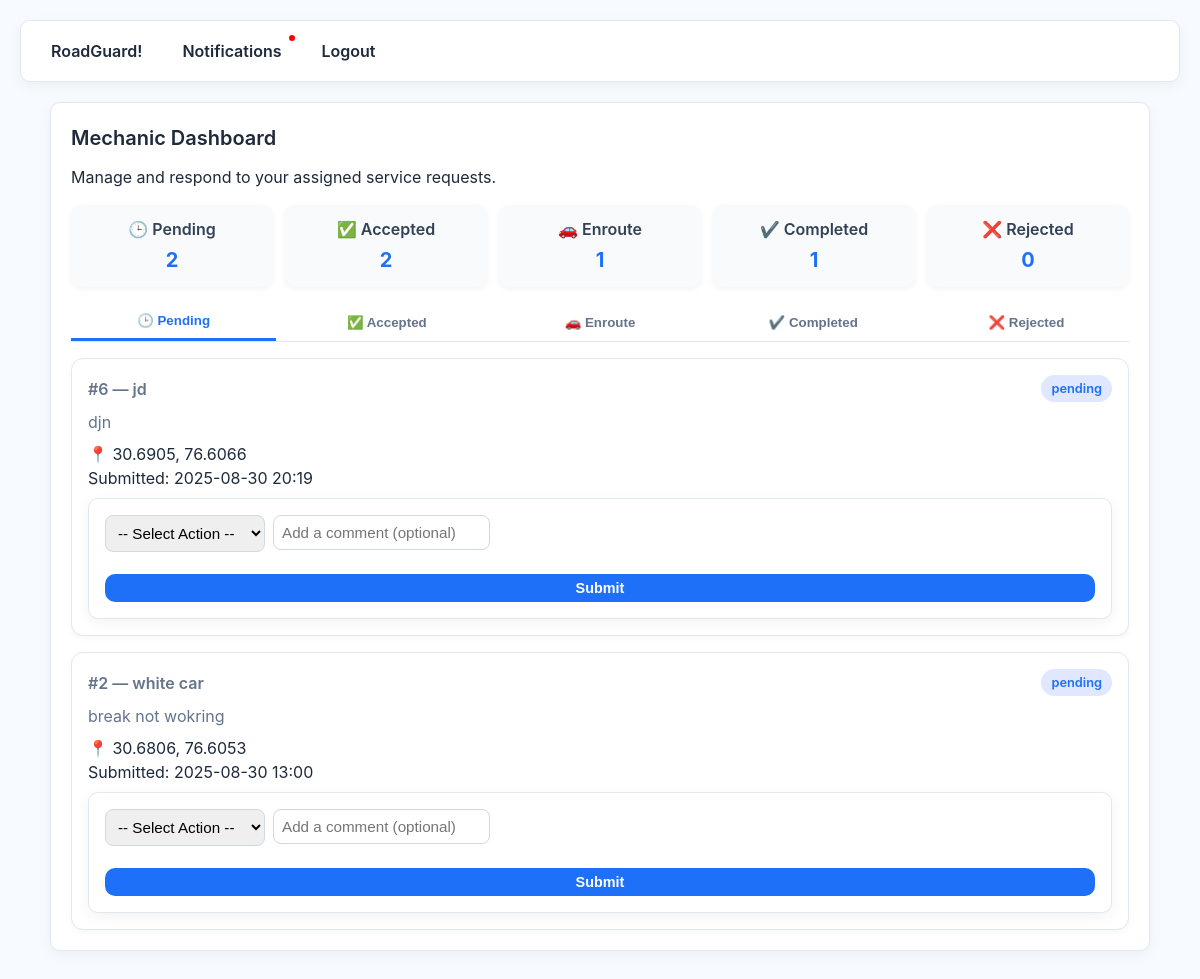
The page /mechanic/dashboard (signed in) on the database its author committed.
### app.py (models this page shows)
class ServiceRequest(db.Model):
    id = db.Column(db.Integer, primary_key=True)
    user_id = db.Column(db.Integer, db.ForeignKey('user.id'))
    title = db.Column(db.String(200))
    description = db.Column(db.Text)
    lat = db.Column(db.Float)
    lng = db.Column(db.Float)
    status = db.Column(db.String(50), default='submitted')
    created_at = db.Column(db.DateTime, default=datetime.utcnow)
    assigned_mechanic_id = db.Column(db.Integer, db.ForeignKey('user.id'), nullable=True)
    mechanic_response = db.Column(db.Text, nullable=True)
    user = db.relationship("User", foreign_keys=[user_id], backref="requests_made")
    mechanic = db.relationship("User", foreign_keys=[assigned_mechanic_id], backref="requests_taken")

### app.py (the view)
@app.route('/mechanic/dashboard')
@login_required
def mechanic_dashboard():
    if current_user.role != Role.MECHANIC.value:
        flash("Unauthorized",'danger')
        return redirect(url_for('index'))
    assigned = ServiceRequest.query.filter_by(assigned_mechanic_id=current_user.id).order_by(ServiceRequest.created_at.desc()).all()
    return render_template('mechanic_dashboard.html', assigned=assigned)

### app.py (called while the page is built)
@login_manager.user_loader
def load_user(user_id):
    return User.query.get(int(user_id))

### templates/mechanic_dashboard.html (shortened to what this page needs)
{% extends 'layout.html' %}
{% block content %}
<div class="card fade-in">
  <h2>Mechanic Dashboard</h2>
  <p class="small-muted">Manage and respond to your assigned service requests.</p>
  <div class="status-counters mt-16">
    <div class="counter-box pending">🕒 Pending <span>{{ assigned|selectattr("status","equalto","pending")|list|length }}</span></div>
    <div class="counter-box accepted">✅ Accepted <span>{{ assigned|selectattr("status","equalto","accepted")|list|length }}</span></div>
    <div class="counter-box enroute">🚗 Enroute <span>{{ assigned|selectattr("status","equalto","enroute")|list|length }}</span></div>
    <div class="counter-box completed">✔️ Completed <span>{{ assigned|selectattr("status","equalto","completed")|list|length }}</span></div>
    <div class="counter-box rejected">❌ Rejected <span>{{ assigned|selectattr("status","equalto","rejected")|list|length }}</span></div>
  </div>
  <div class="tabs mt-16">
    <button class="tab-btn active" onclick="openTab(event, 'pending')">🕒 Pending</button>
    <button class="tab-btn" onclick="openTab(event, 'accepted')">✅ Accepted</button>
    <button class="tab-btn" onclick="openTab(event, 'enroute')">🚗 Enroute</button>
    <button class="tab-btn" onclick="openTab(event, 'completed')">✔️ Completed</button>
    <button class="tab-btn" onclick="openTab(event, 'rejected')">❌ Rejected</button>
  </div>
  {% for status in ['pending','accepted','enroute','completed','rejected'] %}
  <div id="{{ status }}" class="tab-content mt-16 {% if status == 'pending' %}active{% else %}hidden{% endif %}">
    {% set tasks = assigned|selectattr("status","equalto",status)|list %}
    {% if tasks %}
      <div class="task-list">
        {% for a in tasks %}
        <div class="task-card">
          <div class="task-header">
            <h3>#{{ a.id }} — {{ a.title }}</h3>
            <span class="badge {{ a.status|lower }}">{{ a.status }}</span>
          </div>
          <p class="desc">{{ a.description or "No description provided." }}</p>
          <p class="small-muted">
            📍 {{ "%.4f"|format(a.lat) }}, {{ "%.4f"|format(a.lng) }} <br>
            Submitted: {{ a.created_at.strftime('%Y-%m-%d %H:%M') }}
          </p>
          {% if status not in ['completed','rejected'] %}
          <form method="post" action="{{ url_for('mechanic_respond', req_id=a.id) }}" class="respond-form mt-12">
            <div class="form-row">
              <select name="action" required>
                <option value="">-- Select Action --</option>
              </select>
            </div>
            <div class="form-row">
              <input name="comment" placeholder="Add a comment (optional)">
            </div>
            <button type="submit" class="btn small">Submit</button>
          </form>
          {% endif %}
        </div>
        {% endfor %}
      </div>
    {% else %}
      <div class="empty">No {{ status }} tasks.</div>
    {% endif %}
  </div>
  {% endfor %}
</div>
{% endblock %}

### static/style.css (style rules this page uses)
:root { --bg: #f7faff; --card: #ffffff; --border: #e2e8f0; --text: #1e293b; --muted: #64748b; --blue: #1d70f7; --blue-hover: #155fd1; --radius: 10px; --shadow: 0 4px 14px rgba(0,0,0,0.05); --max-width: 1100px; font-size: 16px; }
* { box-sizing: border-box; margin: 0; padding: 0; }
body { font-family: 'Inter', sans-serif; background: var(--bg); color: var(--text); line-height: 1.5; padding: 20px; }
.card { background: var(--card); border: 1px solid var(--border); border-radius: var(--radius); padding: 20px; box-shadow: var(--shadow); margin-bottom: 20px; }
h1,h2,h3 { margin-bottom: 12px; font-weight: 600; }
h2 { font-size: 1.25rem; color: var(--text); }
h3 { font-size: 1rem; color: var(--muted); }
.btn { background: var(--blue); color: #fff; padding: 10px 14px; border: none; border-radius: var(--radius); cursor: pointer; font-weight: 600; transition: background 0.2s; }
.btn.small { padding: 6px 10px; font-size: 0.9rem; }
form { background: #fff; padding: 16px; border: 1px solid var(--border); border-radius: var(--radius); box-shadow: var(--shadow); }
input, select, textarea { width: 100%; padding: 10px; border: 1px solid var(--border); border-radius: var(--radius); font-size: 0.95rem; margin-bottom: 14px; transition: border-color 0.2s, box-shadow 0.2s; }
form button[type="submit"] { width: 100%; }
.badge { padding: 4px 10px; border-radius: 999px; font-size: 0.8rem; font-weight: 600; background: #e0e7ff; color: var(--blue); }
.mt-16 { margin-top: 16px; }

### templates/mechanic_dashboard.html (style rules this page uses)
.status-counters { display: flex; flex-wrap: wrap; gap: 12px; }
.counter-box { flex: 1; padding: 12px; border-radius: 10px; background: #f8fafc; text-align: center; font-weight: 600; color: #334155; box-shadow: 0 2px 6px rgba(0,0,0,0.05); }
.counter-box span { display: block; font-size: 20px; margin-top: 4px; font-weight: 700; color: #1d70f7; }
.tabs { display: flex; gap: 8px; border-bottom: 1px solid #e2e8f0; }
.tab-btn { flex: 1; padding: 10px; background: transparent; border: none; font-weight: 600; cursor: pointer; color: var(--muted); transition: all 0.2s; }
.tab-btn.active { color: #1d70f7; border-bottom: 3px solid #1d70f7; }
.task-list { display: flex; flex-direction: column; gap: 16px; }
.task-card { background: #fff; padding: 16px; border-radius: 12px; border: 1px solid #e2e8f0; box-shadow: 0 2px 6px rgba(0,0,0,0.04); }
.task-header { display: flex; justify-content: space-between; align-items: center; }
.task-header h3 { margin: 0; font-size: 16px; }
.task-card .desc { margin: 8px 0; color: var(--muted); }
.respond-form { display: flex; flex-wrap: wrap; gap: 8px; margin-top: 8px; }
.respond-form select, .respond-form input { flex: 1; padding: 8px; border: 1px solid #cfd9e3; border-radius: 8px; }
.respond-form button { padding: 8px 16px; }

### rows shown on the page
ServiceRequest: id "6", title "jd", status "pending", description "djn", lat "30.6905", lng "76.6066", created_at "2025-08-30 20:19"
ServiceRequest: id "2", title "white car", status "pending", description "break not wokring", lat "30.6806", lng "76.6053", created_at "2025-08-30 13:00"

### other values the page prints
{{ assigned|selectattr("status","equalto","pending")|list|length }} "2"
{{ assigned|selectattr("status","equalto","accepted")|list|length }} "2"
{{ assigned|selectattr("status","equalto","enroute")|list|length }} "1"
{{ assigned|selectattr("status","equalto","completed")|list|length }} "1"
{{ assigned|selectattr("status","equalto","rejected")|list|length }} "0"
